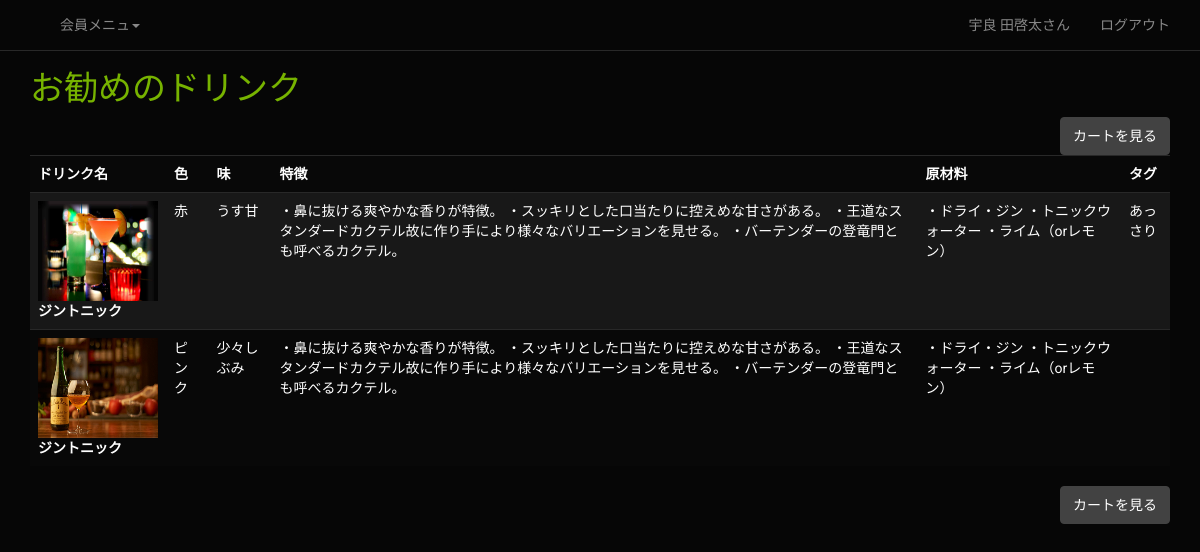
The app's page /drink.php (signed in) with its own data.
### tables this page shows
CREATE TABLE IF NOT EXISTS `tb_drink` (
  `dk_id` bigint(20) unsigned NOT NULL AUTO_INCREMENT,
  `dk_name` varchar(64) NOT NULL,
  `dk_detail` text NOT NULL,
  `color` varchar(32) NOT NULL,
  `taste` text NOT NULL,
  `ingredients` text NOT NULL,
  `alcohol` float NOT NULL,
  `maker` varchar(64) NOT NULL,
  `price` int(11) NOT NULL,
  UNIQUE KEY `dk_id` (`dk_id`)
);

### src/drink.php (the view, shortened to what this page needs)
<?php
include('page_header.php');
require_once('db_inc.php');
echo '<h3 class="text-success">お勧めのドリンク</h3>';
$sql = "SELECT * FROM tb_tags" ;
$rs = mysql_query($sql, $conn);
$tags =array();
if ($urole==1){
  echo '<div class="pull-right"><a class="btn btn-default" href="cart.php">カートを見る</a></div>';
}
if ($rs) {
  $row = mysql_fetch_array($rs) ;
  while ($row) {
    $id = $row['dk_id'];
    $tags[$id] = isset($tags[$id]) ? $tags[$id] .'、' . $row['tag'] : $row['tag'];
    $row = mysql_fetch_array($rs) ;
  }
}
$sql = "SELECT * FROM tb_drink";
$rs = mysql_query($sql, $conn);
if ($rs) {
  echo '<table class="table table-striped table-hover">';
  echo '<tr><th>ドリンク名</th><th>色</th><th>味</th><th>特徴</th><th>原材料</th><th>タグ</th></tr>';
  $row = mysql_fetch_array($rs) ;
  while ($row) {
    $id = $row['dk_id'];
    $fname = 'dk' .str_pad($id,5,'0',STR_PAD_LEFT) . '.jpg';
    $tag = isset($tags[$id]) ? $tags[$id] : '';
    echo '<tr data-href="drink_detail.php?id='. $id . '">';
    echo '<th>' .'<img src="../img/'.$fname .'" height="100px" width="120px"><br>'. $row['dk_name']. '</th>';
    echo '<td>' . $row['color'] . '</td>';
    echo '<td>' . $row['taste'] . '</td>';
    $det = preg_replace('/#/','・',$row['dk_detail']);
    $ind = preg_replace('/#/','・',$row['ingredients']);
    echo '<td>' . $det . '</td>';
    echo '<td>' . $ind . '</td>';
    echo '<td>' . $tag . '</td>';
    echo '</tr>';
    $row = mysql_fetch_array($rs) ;
  }
  echo '</table>';
  if ($urole==1){
    echo '<div class="pull-right"><a class="btn btn-default" href="cart.php">カートを見る</a></div>';
  }
}
include('page_footer.php');
?>

### records on screen
tb_drink: shows a picture, dk_name "ジントニック", color "赤", taste "うす甘", dk_detail "・鼻に抜ける爽やかな香りが特徴。 ・スッキリとした口当たりに控えめな甘さがある。 ・王道なスタンダードカクテル故に作り手により様々なバリエーションを見せる。 ・バーテンダーの登竜門とも呼べるカクテル。", ingredients "・ドライ・ジン ・トニックウォーター ・ライム（orレモン）", dk_id "あっさり"
tb_drink: shows a picture, dk_name "ジントニック", color "ピンク", taste "少々しぶみ", dk_detail "・鼻に抜ける爽やかな香りが特徴。 ・スッキリとした口当たりに控えめな甘さがある。 ・王道なスタンダードカクテル故に作り手により様々なバリエーションを見せる。 ・バーテンダーの登竜門とも呼べるカクテル。", ingredients "・ドライ・ジン ・トニックウォーター ・ライム（orレモン）"

### other values on screen
$urname "会員"
$uname "宇良 田啓太"
$label "ログアウト"
